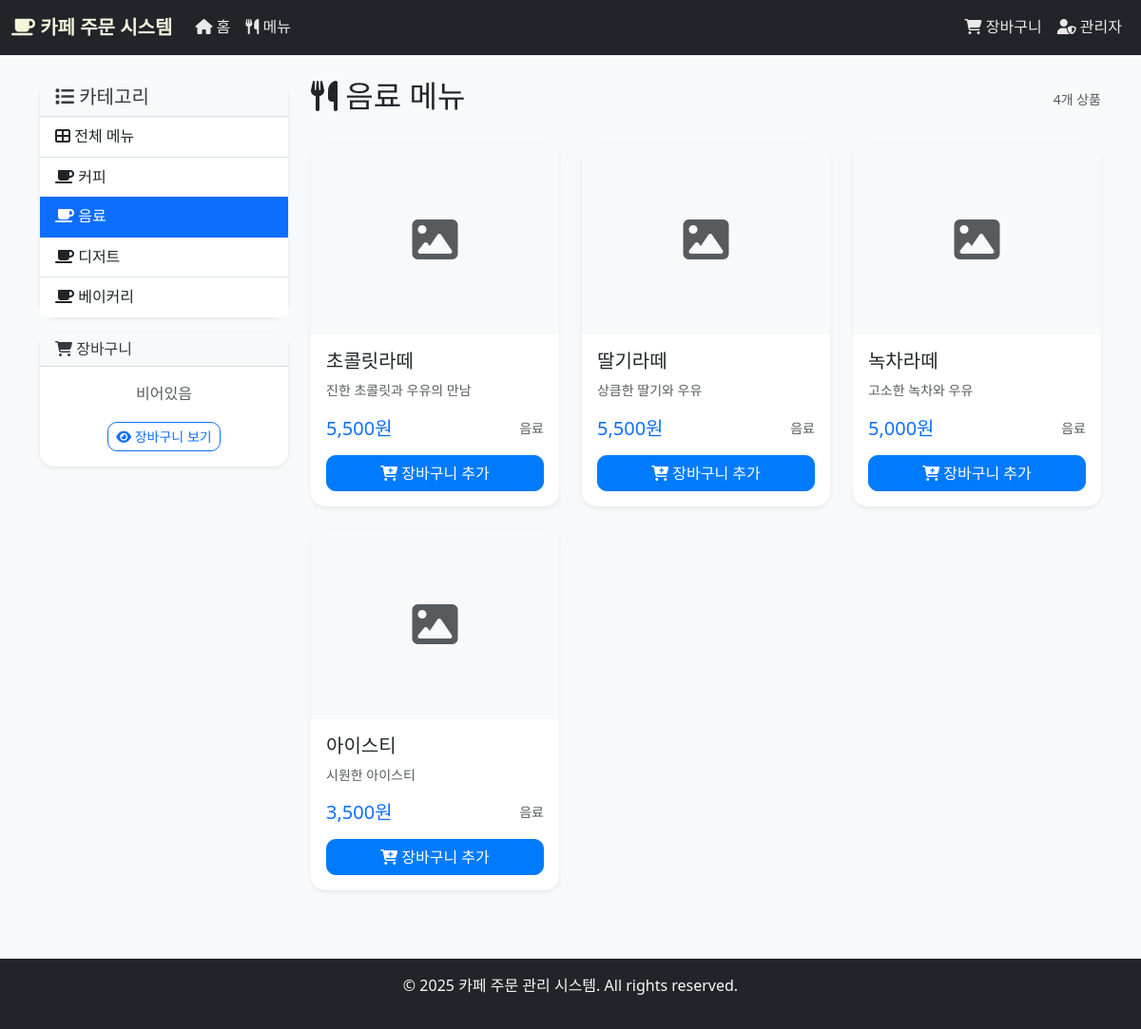
Screenshot of /user/menu?category=음료 with the database file from the repository.
### models.py (models this page shows, shortened)
class Menu(db.Model):
    __tablename__ = 'cafe_menu'
    id = db.Column(db.Integer, primary_key=True)
    name = db.Column(db.String(100), nullable=False)
    category = db.Column(db.String(50), nullable=False)
    price = db.Column(db.Float, nullable=False)
    description = db.Column(db.Text)
    image = db.Column(db.String(255))
    temperature_option = db.Column(db.String(20), default='both')  # 'ice', 'hot', 'both'
    display_order = db.Column(db.Integer, default=9999)
    is_soldout = db.Column(db.Boolean, default=False)
    created_at = db.Column(db.DateTime, default=datetime.now)
    updated_at = db.Column(db.DateTime, default=datetime.now, onupdate=datetime.now)
    order_items = db.relationship('OrderItem', backref='menu', lazy=True)

### app.py (the view)
@app.route('/user/menu')
def user_menu():
    category = request.args.get('category')
    categories = get_categories()
    menus = get_menu_by_category(category)
    cart = session.get('cart', {})
    cart_count = sum(item['quantity'] for item in cart.values())
    return render_template('user/menu.html',
                         menus=menus,
                         categories=categories,
                         selected_category=category,
                         cart_count=cart_count)

### app.py (called while the page is built)
@app.context_processor
def inject_globals():
    cart_count = 0
    if 'cart' in session:
        cart_count = sum(item['quantity'] for item in session['cart'].values())
    return {
        'cart_count': cart_count,
        'admin_logged_in': session.get('admin_logged_in', False),
        'current_year': datetime.now().year
    }

### models.py (called while the page is built)
def get_categories():
    categories = db.session.query(Menu.category).distinct().all()
    return [category[0] for category in categories]

def get_menu_by_category(category=None):
    query = Menu.query.order_by(Menu.display_order.asc(), Menu.id.asc())
    if category:
        query = query.filter_by(category=category)
    return query.all()

### templates/user/menu.html (shortened to what this page needs)
{% extends "base.html" %}
{% block content %}
<div class="container">
    <div class="row">
        <div class="col-md-3 mb-4">
            <div class="card">
                <div class="card-header">
                    <h5 class="mb-0">
                        <i class="fas fa-list"></i> 카테고리
                    </h5>
                </div>
                <div class="list-group list-group-flush">
                    <a href="{{ url_for('user_menu') }}"
                       class="list-group-item list-group-item-action {% if not selected_category %}active{% endif %}">
                        <i class="fas fa-th-large"></i> 전체 메뉴
                    </a>
                    {% for category in categories %}
                    <a href="{{ url_for('user_menu', category=category) }}"
                       class="list-group-item list-group-item-action {% if selected_category == category %}active{% endif %}">
                        <i class="fas fa-coffee"></i> {{ category }}
                    </a>
                    {% endfor %}
                </div>
            </div>
            <div class="card mt-3">
                <div class="card-header">
                    <h6 class="mb-0">
                        <i class="fas fa-shopping-cart"></i> 장바구니
                    </h6>
                </div>
                <div class="card-body text-center">
                    <p class="card-text">
                        {% if cart_count > 0 %}
                        <span class="badge bg-primary fs-6">{{ cart_count }}개 상품</span>
                        {% else %}
                        <span class="text-muted">비어있음</span>
                        {% endif %}
                    </p>
                    <a href="{{ url_for('view_cart') }}" class="btn btn-outline-primary btn-sm">
                        <i class="fas fa-eye"></i> 장바구니 보기
                    </a>
                </div>
            </div>
        </div>
        <div class="col-md-9">
            <div class="d-flex justify-content-between align-items-center mb-4">
                <h2>
                    <i class="fas fa-utensils"></i>
                    {% if selected_category %}
                        {{ selected_category }} 메뉴
                    {% else %}
                        전체 메뉴
                    {% endif %}
                </h2>
                <small class="text-muted">{{ menus|length }}개 상품</small>
            </div>
            {% if menus %}
            <div class="row">
                {% for menu in menus %}
                <div class="col-lg-4 col-md-6 mb-4">
                    <div class="card h-100 menu-item {% if menu.is_soldout %}soldout{% endif %}">
                        {% if menu.image %}
                        <img src="{{ url_for('static', filename='uploads/' + menu.image) }}"
                             class="card-img-top" alt="{{ menu.name }}" style="height: 200px; object-fit: cover;">
                        {% else %}
                        <div class="card-img-top bg-light d-flex align-items-center justify-content-center"
                             style="height: 200px;">
                            <i class="fas fa-image fa-3x text-muted"></i>
                        </div>
                        {% endif %}
                        <div class="card-body d-flex flex-column">
                            <h5 class="card-title">{{ menu.name }}</h5>
                            <p class="card-text text-muted small flex-grow-1">
                                {{ menu.description or '맛있는 ' + menu.name + '입니다.' }}
                            </p>
                            <div class="d-flex justify-content-between align-items-center mb-3">
                                <span class="h5 text-primary mb-0">{{ "{:,}".format(menu.price|int) }}원</span>
                                <small class="text-muted">{{ menu.category }}</small>
                            </div>
                            {% if not menu.is_soldout %}
                            <button type="button" class="btn btn-primary btn-add-cart"
                                    data-menu-id="{{ menu.id }}"
                                    data-menu-name="{{ menu.name }}"
                                    data-menu-price="{{ menu.price }}"
                                    data-temperature-option="{{ menu.temperature_option }}">
                                <i class="fas fa-cart-plus"></i> 장바구니 추가
                            </button>
                            {% else %}
                            <button type="button" class="btn btn-secondary" disabled>
                                <i class="fas fa-times"></i> 품절
                            </button>
                            {% endif %}
                        </div>
                    </div>
                </div>
                {% endfor %}
            </div>
            {% endif %}
        </div>
    </div>
</div>
{% endblock %}

### static/css/style.css (style rules this page uses)
:root { --primary-color: #007bff; --success-color: #28a745; --warning-color: #ffc107; --danger-color: #dc3545; --info-color: #17a2b8; --light-color: #f8f9fa; --dark-color: #343a40; --coffee-brown: #8B4513; --cafe-cream: #F5F5DC; }
body { font-family: 'Segoe UI', Tahoma, Geneva, Verdana, sans-serif; background-color: #f8f9fa; line-height: 1.6; }
.card { border: none; border-radius: 15px; box-shadow: 0 0.125rem 0.25rem rgba(0, 0, 0, 0.075); transition: transform 0.2s ease-in-out, box-shadow 0.2s ease-in-out; }
.card-header { background-color: var(--light-color); border-bottom: 1px solid rgba(0, 0, 0, 0.125); border-radius: 15px 15px 0 0 !important; font-weight: 600; color: var(--dark-color); }
.btn { border-radius: 10px; font-weight: 500; transition: all 0.3s ease; }
.btn-primary { background-color: var(--primary-color); border-color: var(--primary-color); }
.menu-item { position: relative; overflow: hidden; border-radius: 15px; }
.menu-item .card-img-top { border-radius: 15px 15px 0 0; transition: transform 0.3s ease; }

### templates/user/menu.html (style rules this page uses)
.menu-item { transition: transform 0.2s, box-shadow 0.2s; position: relative; overflow: hidden; }
.btn-add-cart { transition: all 0.2s; }
.list-group-item { border: none; border-bottom: 1px solid #dee2e6; }
.list-group-item:last-child { border-bottom: none; }

### rows the page displays
Menu: name "초콜릿라떼", description "진한 초콜릿과 우유의 만남", price "5,500", category "음료"
Menu: name "딸기라떼", description "상큼한 딸기와 우유", price "5,500", category "음료"
Menu: name "녹차라떼", description "고소한 녹차와 우유", price "5,000", category "음료"
Menu: name "아이스티", description "시원한 아이스티", price "3,500", category "음료"

### other values shown
{{ category }} "커피" "음료" "디저트" "베이커리"
{{ selected_category }} "음료"
{{ menus|length }} "4"
